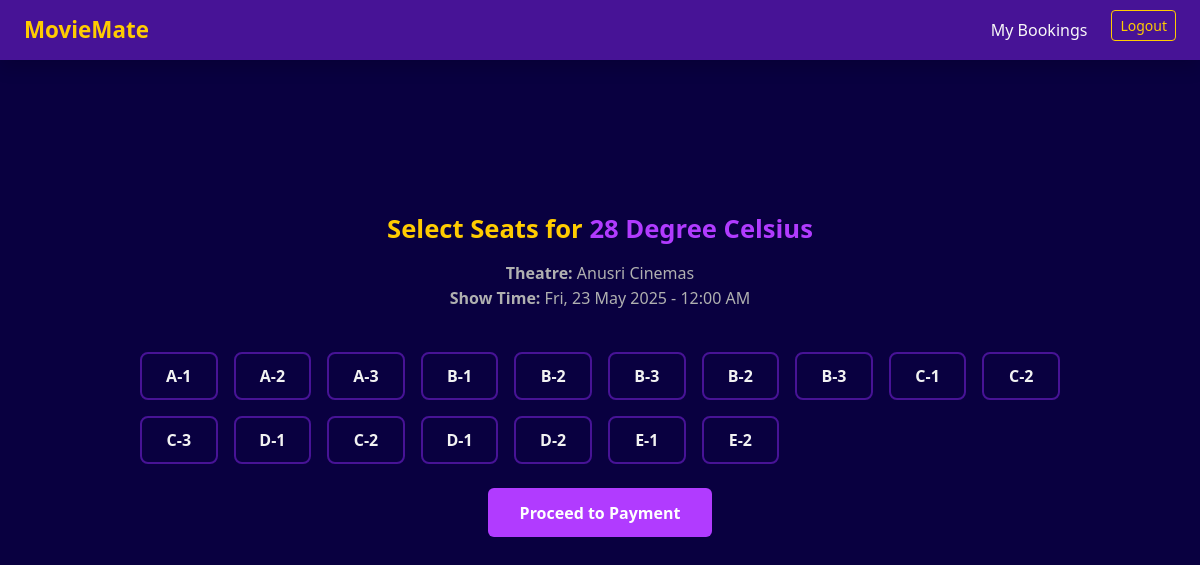
Page /book/seats/24f1a28a-7b3a-4272-a85a-faee6242ae16/ (signed in) on the committed database.
### MovieMate/models.py (models this page shows, shortened)
class BaseModel(models.Model):
    uid = models.UUIDField(default=uuid.uuid4, editable=False, primary_key=True)
    created_at = models.DateTimeField(auto_now_add=True)  # Changed to DateTime for accurate booking logs
    updated_at = models.DateTimeField(auto_now=True)
    class Meta:
        abstract = True

class Show(BaseModel):
    movie = models.ForeignKey(Movie, on_delete=models.CASCADE)
    theatre = models.ForeignKey(Theatre, on_delete=models.CASCADE)
    show_time = models.DateTimeField()

class Movie(BaseModel):
    category = models.ForeignKey(MovieCategory, on_delete=models.CASCADE, related_name="movies")
    movie_name = models.CharField(max_length=100)
    price = models.IntegerField(default=100)
    images = models.CharField(max_length=500)

class Theatre(BaseModel):
    name = models.CharField(max_length=100)
    location = models.CharField(max_length=255)

class Seat(BaseModel):
    theatre = models.ForeignKey(Theatre, on_delete=models.CASCADE)
    seat_number = models.CharField(max_length=10)
    is_booked = models.BooleanField(default=False)

### MovieMate/views.py (the view, shortened to what this page needs)
# urls.py: path('book/seats/<uuid:show_uid>/', select_seats, name='select_seats'),
@login_required(login_url='login')
def select_seats(request, show_uid):
    show = get_object_or_404(Show, uid=show_uid)
    available_seats = Seat.objects.filter(theatre=show.theatre, is_booked=False)
    return render(request, 'booking/select_seats.html', {'show': show, 'available_seats': available_seats})

### MovieMate/templates/booking/select_seats.html (shortened to what this page needs)
{% extends "base.html" %}
{% load static %}
{% block start %}
<link rel="stylesheet" href="{% static 'css/select_seats.css' %}">
<section class="seat-section">
  <div class="container">
    <h2 class="heading">
      Select Seats for <span class="highlight">{{ show.movie.movie_name }}</span>
    </h2>
    <p class="sub-info">
      <strong>Theatre:</strong> {{ show.theatre.name }} <br>
      <strong>Show Time:</strong>
      {% if show.show_time %}
        {{ show.show_time|date:"D, d M Y - h:i A" }}
      {% else %}
        <span class="text-danger">Unavailable</span>
      {% endif %}
    </p>
    <form method="POST">
      <div class="seats-grid">
        {% if available_seats %}
          {% for seat in available_seats %}
            <label class="seat-box">
              <span class="seat-number">{{ seat.seat_number }}</span>
            </label>
          {% endfor %}
        {% else %}
          <p class="no-seats">No seats available for this show.</p>
        {% endif %}
      </div>
      <div class="text-center mt-4">
        <button type="submit" class="btn-confirm">Proceed to Payment</button>
      </div>
    </form>
  </div>
</section>
{% endblock %}

### MovieMate/templates/base.html (shortened to what this page needs)
{% load static %}
<!DOCTYPE html>
<html lang="en">
<head>
  <link rel="stylesheet" href="{% static 'css/bootstrap.min.css' %}">
  <link rel="stylesheet" href="{% static 'css/base.css' %}">
</head>
<body>
  <nav class="navbar navbar-expand-lg shadow navbar-dark custom-navbar fixed-top">
    <div class="container-fluid px-4">
      <a class="navbar-brand fw-bold" href="{% url 'home' %}">MovieMate</a>
      <div class="collapse navbar-collapse justify-content-end" id="mainNavbar">
        <ul class="navbar-nav gap-3">
          {% if user.is_authenticated %}
            <li class="nav-item">
              <a class="nav-link" href="{% url 'booking_history' %}">My Bookings</a>
            </li>
            <li class="nav-item">
              <a class="btn btn-outline-warning btn-sm" href="{% url 'logout' %}">Logout</a>
            </li>
          {% endif %}
        </ul>
      </div>
    </div>
  </nav>
  <main class="main-content">
    <div class="container pt-5">
      {% block start %}{% endblock %}
    </div>
  </main>
</body>
</html>

### MovieMate/static/css/base.css (style rules this page uses)
:root { --dark-bg: #090040; --card-bg: #471396; --accent: #B13BFF; --highlight: #FFCC00; --text: #f8f8f8; --muted: #cfcfcf; }
body { background-color: var(--dark-bg); color: var(--text); font-family: 'Segoe UI', sans-serif; padding-top: 70px; }
.custom-navbar { background-color: var(--card-bg); }
.navbar-brand { color: var(--highlight) !important; font-size: 1.4rem; }
.nav-link { color: var(--text) !important; font-weight: 500; transition: color 0.2s; }
.btn-outline-warning { border-color: var(--highlight); color: var(--highlight); font-weight: 500; }
.main-content { padding-top: 2rem; padding-bottom: 2rem; }

### MovieMate/static/css/select_seats.css (style rules this page uses)
:root { --bg-dark: #090040; --primary: #471396; --accent: #B13BFF; --highlight: #FFCC00; --text-light: #f2f2f2; --muted: #b0b0b0; }
body { background-color: var(--bg-dark); color: var(--text-light); font-family: 'Segoe UI', sans-serif; }
.seat-section { padding: 4rem 1rem; }
.container { max-width: 1000px; margin: auto; }
.heading { font-size: 1.6rem; font-weight: 600; color: var(--highlight); margin-bottom: 1rem; text-align: center; }
.highlight { color: var(--accent); }
.sub-info { text-align: center; font-size: 1rem; margin-bottom: 2.5rem; color: var(--muted); line-height: 1.6; }
.seats-grid { display: grid; grid-template-columns: repeat(auto-fill, minmax(70px, 1fr)); gap: 1rem; justify-content: center; }
.seat-box { background-color: transparent; border: 2px solid var(--primary); border-radius: 8px; padding: 10px; text-align: center; cursor: pointer; transition: all 0.3s ease; }
.seat-number { font-weight: 600; font-size: 1rem; }
.btn-confirm { background-color: var(--accent); color: #fff; padding: 0.8rem 2rem; font-size: 1rem; font-weight: 600; border: none; border-radius: 6px; transition: background-color 0.3s ease; }

### rows in the picture
Show: movie.movie_name "28 Degree Celsius", theatre.name "Anusri Cinemas", show_time "Fri, 23 May 2025 - 12:00 AM"
Seat: seat_number "A-1"
Seat: seat_number "A-2"
Seat: seat_number "A-3"
Seat: seat_number "B-1"
Seat: seat_number "B-2"
Seat: seat_number "B-3"
Seat: seat_number "B-2"
Seat: seat_number "B-3"
Seat: seat_number "C-1"
Seat: seat_number "C-2"
Seat: seat_number "C-3"
Seat: seat_number "D-1"
Seat: seat_number "C-2"
Seat: seat_number "D-1"
Seat: seat_number "D-2"
Seat: seat_number "E-1"
Seat: seat_number "E-2"
